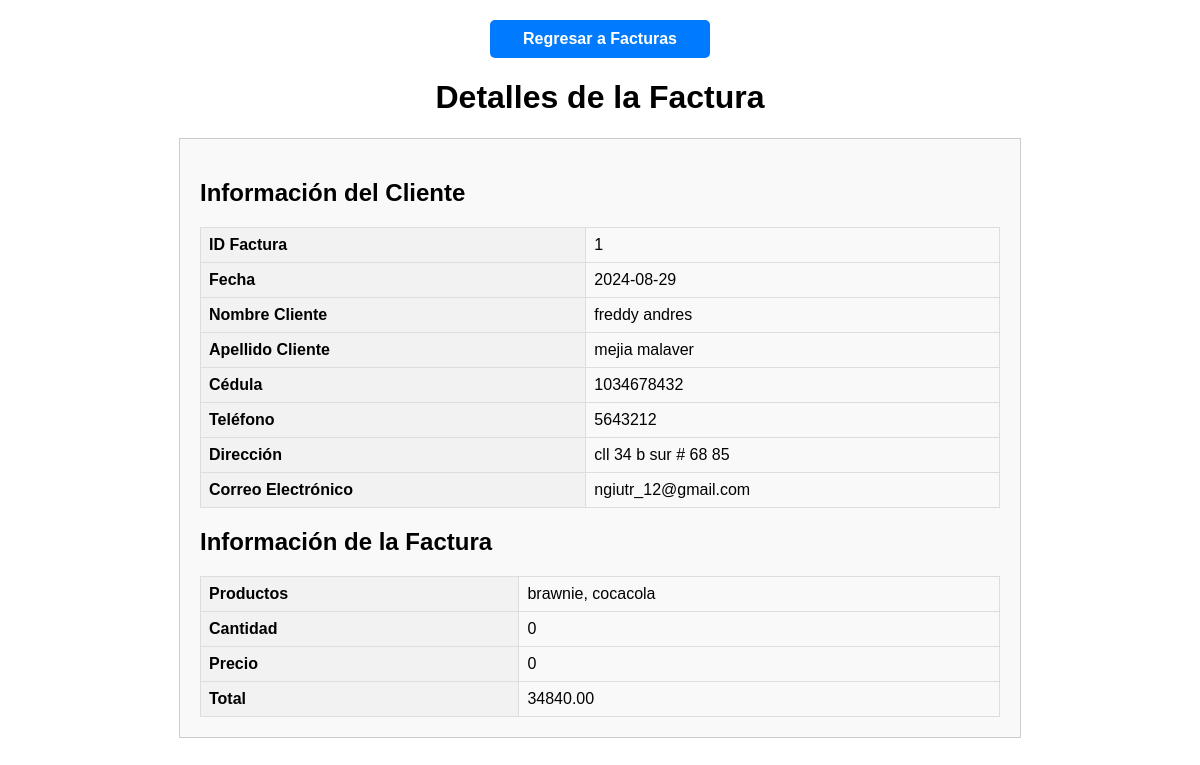
Screenshot of /ver_factura.php?id=1 with the database file from the repository.
### tables this page shows
CREATE TABLE `facturas` (
  `ID_Factura` int(11) NOT NULL,
  `Id_usuario` int(11) NOT NULL,
  `Fecha` date NOT NULL,
  `Nombre_cliente` varchar(255) NOT NULL,
  `Apellido_cliente` varchar(255) NOT NULL,
  `Productos` text NOT NULL,
  `Cantidad` int(50) NOT NULL,
  `Precio` int(50) NOT NULL,
  `Nombre_servicio` varchar(150) NOT NULL,
  `Tipo_servicio` varchar(150) NOT NULL,
  `Precio_venta` int(50) NOT NULL,
  `Total` decimal(10,2) NOT NULL
);

CREATE TABLE `cliente` (
  `CodigoCliente` int(11) NOT NULL,
  `Nombres` varchar(150) NOT NULL,
  `Apellidos` text NOT NULL,
  `Cedula` int(50) NOT NULL,
  `Direccion` varchar(150) NOT NULL,
  `Ciudad` text NOT NULL,
  `Telefono` int(100) NOT NULL,
  `Correo_electronico` varchar(100) NOT NULL
);

### ver_factura.php (the view, shortened to what this page needs)
<?php
include 'conexion.php';
$id_factura = isset($_GET['id']) ? intval($_GET['id']) : 0;
if ($id_factura > 0) {
    $consulta = "SELECT f.ID_Factura, f.Fecha, f.Nombre_cliente, f.Apellido_cliente, f.Productos, f.Cantidad, f.Precio, f.Total, f.Nombre_servicio, f.Tipo_servicio, f.Precio_venta,
               c.Cedula, c.Correo_electronico, c.Direccion, c.Telefono
        FROM facturas f
        INNER JOIN cliente c ON f.Id_usuario = c.CodigoCliente
        WHERE f.ID_Factura = ?";
    if ($stmt = $conex->prepare($consulta)) {
        $stmt->bind_param("i", $id_factura);
        $stmt->execute();
        $resultado = $stmt->get_result();
        if ($resultado->num_rows > 0) {
            $factura = $resultado->fetch_assoc();
        } else {
            echo "Factura no encontrada.";
        }
    } else {
        echo "Error en la preparación de la consulta SQL: " . $conex->error;
    }
} else {
    echo "ID de factura no válido.";
}
?>
<!DOCTYPE html>
<html lang="es">
<head>
</head>
<body>
    <a href="user.php" class="btn-regresar">Regresar a Facturas</a>
    <h1>Detalles de la Factura</h1>
    <?php if (!empty($factura)): ?>
        <div class="factura-container">
            <h2>Información del Cliente</h2>
            <table>
                <tr>
                    <th>ID Factura</th>
                    <td><?php echo htmlspecialchars($factura['ID_Factura']); ?></td>
                </tr>
                <tr>
                    <th>Fecha</th>
                    <td><?php echo htmlspecialchars($factura['Fecha']); ?></td>
                </tr>
                <tr>
                    <th>Nombre Cliente</th>
                    <td><?php echo htmlspecialchars($factura['Nombre_cliente']); ?></td>
                </tr>
                <tr>
                    <th>Apellido Cliente</th>
                    <td><?php echo htmlspecialchars($factura['Apellido_cliente']); ?></td>
                </tr>
                <tr>
                    <th>Cédula</th>
                    <td><?php echo htmlspecialchars($factura['Cedula']); ?></td>
                </tr>
                <tr>
                    <th>Teléfono</th>
                    <td><?php echo htmlspecialchars($factura['Telefono']); ?></td>
                </tr>
                <tr>
                    <th>Dirección</th>
                    <td><?php echo htmlspecialchars($factura['Direccion']); ?></td>
                </tr>
                <tr>
                    <th>Correo Electrónico</th>
                    <td><?php echo htmlspecialchars($factura['Correo_electronico']); ?></td>
                </tr>
            </table>
            <h2>Información de la Factura</h2>
            <table>
                <tr>
                    <th>Productos</th>
                    <td><?php echo nl2br(htmlspecialchars($factura['Productos'])); ?></td>
                </tr>
                <tr>
                    <th>Cantidad</th>
                    <td><?php echo htmlspecialchars($factura['Cantidad']); ?></td>
                </tr>
                <tr>
                    <th>Precio</th>
                    <td><?php echo htmlspecialchars($factura['Precio']); ?></td>
                </tr>
                <tr>
                    <th>Total</th>
                    <td><?php echo htmlspecialchars($factura['Total']); ?></td>
                </tr>
            </table>
        </div>
    <?php else: ?>
        <p>No se encontraron detalles de la factura.</p>
    <?php endif; ?>
</body>
</html>

### ver_factura.php (style rules this page uses)
body { font-family: Arial, sans-serif; margin: 20px; }
.factura-container { border: 1px solid #ccc; padding: 20px; max-width: 800px; margin: auto; background-color: #f9f9f9; }
h1 { text-align: center; }
table { width: 100%; border-collapse: collapse; }
table, th, td { border: 1px solid #ddd; }
th, td { padding: 8px; text-align: left; }
th { background-color: #f2f2f2; }
.btn-regresar { display: block; width: 200px; margin: 10px auto; padding: 10px; text-align: center; color: #fff; background-color: #007bff; text-decoration: none; border-radius: 5px; font-weight: bold; }

### rows the page displays
facturas: ID_Factura "1", Fecha "2024-08-29", Nombre_cliente "freddy andres", Apellido_cliente "mejia malaver", cliente.Cedula "1034678432", cliente.Telefono "5643212", cliente.Direccion "cll 34 b sur # 68 85", cliente.Correo_electronico "ngiutr_12@gmail.com", Productos "brawnie, cocacola", Cantidad "0", Precio "0", Total "34840.00"
